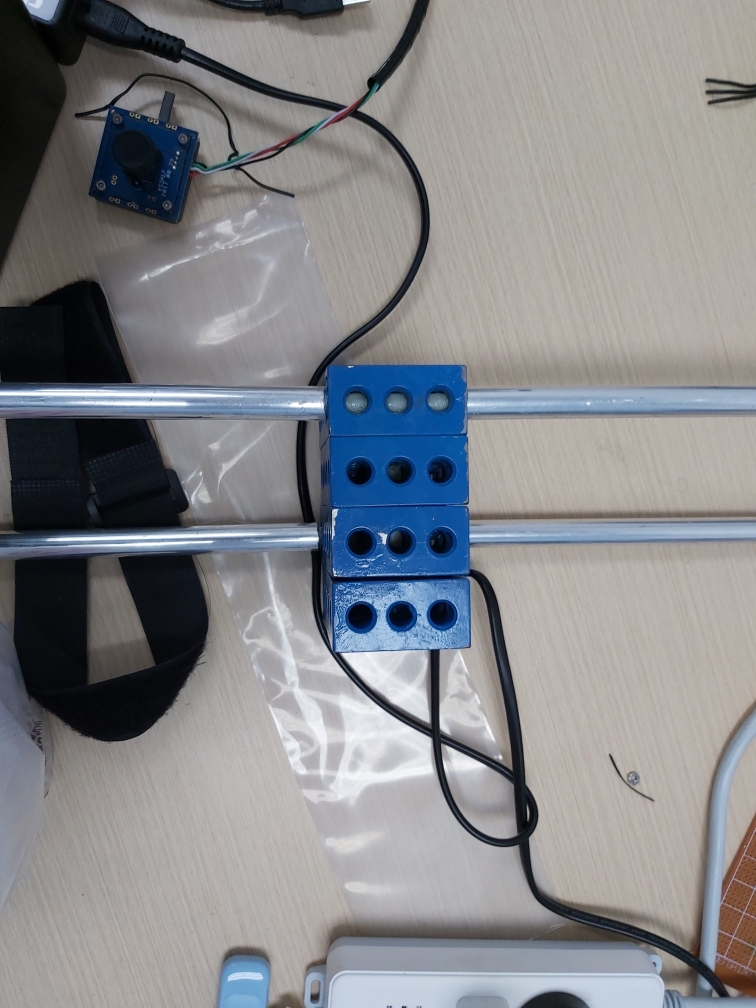
//> input picture resource/1.jpg, 3024 x 4032 px (shown at 1/4 size)
$ ./trackbar4 resource/1.jpg   (built with g++ and OpenCV 4)
//> lines starting //> are read from the running program, lines starting //| are printed output that depends on the picture; after the words box and inside, x2 and y2 are one past the last pixel; in counts of white or black regions, pixels touching at a corner belong together
#include <iostream>
#include <cstdlib>
#include <ctime>
#include <vector>
#include <opencv2/opencv.hpp>

using namespace std;
using namespace cv;
vector<int> kmeans(vector<double> bs, double v[], double mse[])
{
	int len = bs.size();
	vector<int> tags; tags.resize(len);
    int i1 = rand() % len;
    v[0] = bs[i1];
    bs[i1] = bs[len - 1];
    bs[len-1] = v[0];
    int i2 = rand() % len;
    v[1] = bs[i2];
    bs[i2] = bs[len-2];
    bs[len-2] = v[1];
    mse[0] = 0; mse[1] = 0;
    double lmse=0;
    int cnt[2], pk;
    double s[2];
    int loopcnt=0;
    do
    {
        lmse = mse[0] + mse[1];
        mse[0] = 0; mse[1] = 0;
        cnt[0] = 0; cnt[1] = 0;
        s[0] = 0; s[1] = 0;
        for (int i = 0; i < len; i++)
        {
            pk = (abs(bs[i] - v[0]) < abs(bs[i] - v[1]) ? 0 : 1);
            cnt[pk]++;
            mse[pk] += (bs[i] - v[pk]) * (bs[i] - v[pk]);
            s[pk] += bs[i];
			tags[i] = pk;
        }
		if (cnt[0] != 0)
		{
        	mse[0] /= cnt[0];
        	v[0] = s[0] / cnt[0];
		}
		if (cnt[1] != 0)
		{
			mse[1] /= cnt[1];
			v[1] = s[1] / cnt[1];
		}
        loopcnt++;
    } while (loopcnt <= 1000 && mse[0] + mse[1] - lmse > 1e-6);
	return tags;
}
int r=94, g=127, b=139, rm = 255, gm = 255, bm = 255;
Mat res, img, img_res;
Mat kernel = getStructuringElement(MORPH_RECT, Size(3, 3));
Mat kernel2 = getStructuringElement(MORPH_RECT, Size(7, 7));
Mat kernel3 = getStructuringElement(MORPH_RECT, Size(4, 16));
Mat kernel4 = getStructuringElement(MORPH_RECT, Size(2, 8));
static void on_trackbar(int, void*)
{
	inRange(img, Scalar(b, g, r), Scalar(bm, gm, rm), res);
	morphologyEx(res, res, MORPH_OPEN, kernel);
	morphologyEx(res, res, MORPH_CLOSE, kernel2);
	img.copyTo(img_res, res);
	imshow("Mask", res);
}
int main(int argc, char** argv)
{
	// init
	srand(time(0));
	img = imread(argv[1]);
//> img is the input picture: 4032 rows x 3024 cols, CV_8UC3; mean B, G, R 137.7, 134.5, 133.1
	resize(img, img, Size(800, 600));
//> img: 600 rows x 800 cols, CV_8UC3
	imshow("Image", img);
	createTrackbar("R", "Image", &r, 255, on_trackbar);
	createTrackbar("G", "Image", &g, 255, on_trackbar);
	createTrackbar("B", "Image", &b, 255, on_trackbar);
	createTrackbar("RM", "Image", &rm, 255, on_trackbar);
	createTrackbar("GM", "Image", &gm, 255, on_trackbar);
	createTrackbar("BM", "Image", &bm, 255, on_trackbar);

	// op
	inRange(img, Scalar(b, g, r), Scalar(bm, gm, rm), res);
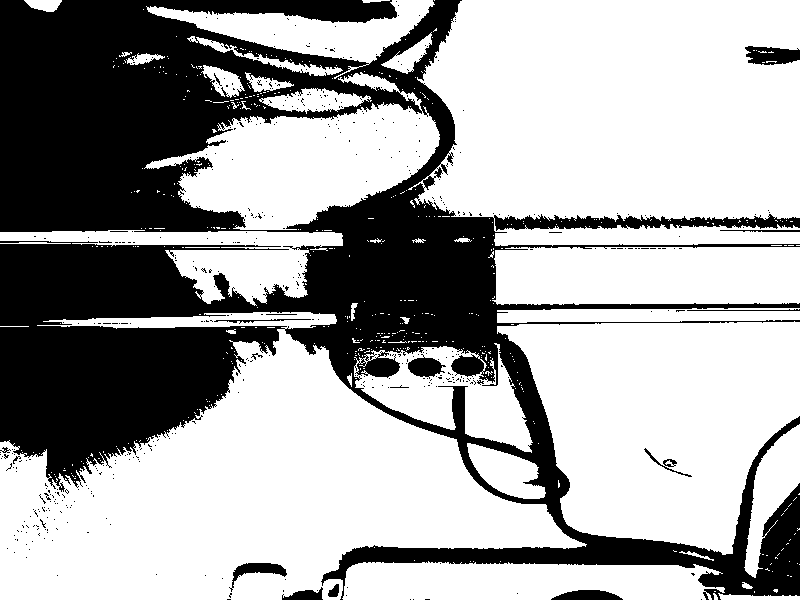
//> res: 600 rows x 800 cols, CV_8UC1; 65.2% white; 481 black regions (464 under 20 px), largest, box (x1, y1, x2, y2) and area: (0, 0, 800, 600) 162517, (745, 46, 800, 65) 760, (408, 354, 446, 379) 537
	morphologyEx(res, res, MORPH_OPEN, kernel);
//> kernel = [[1, 1, 1], [1, 1, 1], [1, 1, 1]]
	morphologyEx(res, res, MORPH_CLOSE, kernel2);
//> res: 600 rows x 800 cols, CV_8UC1; 66% white; 18 black regions, largest, box (x1, y1, x2, y2) and area: (0, 0, 800, 596) 156733, (689, 217, 800, 232) 1002, (447, 386, 471, 460) 896
	imshow("Mask", res);
	waitKey(0);
//> in on_trackbar, `img.copyTo(img_res, res);`:
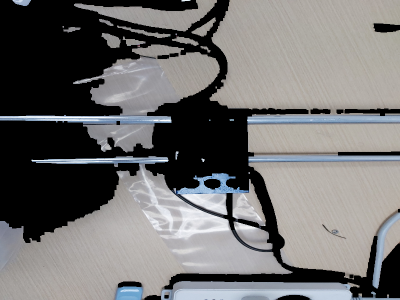
//> img_res: 600 rows x 800 cols, CV_8UC3 (shown at 1/2 size); mean B, G, R 111, 111.2, 112.2
	Mat res2;
	erode(res, res2, kernel3);
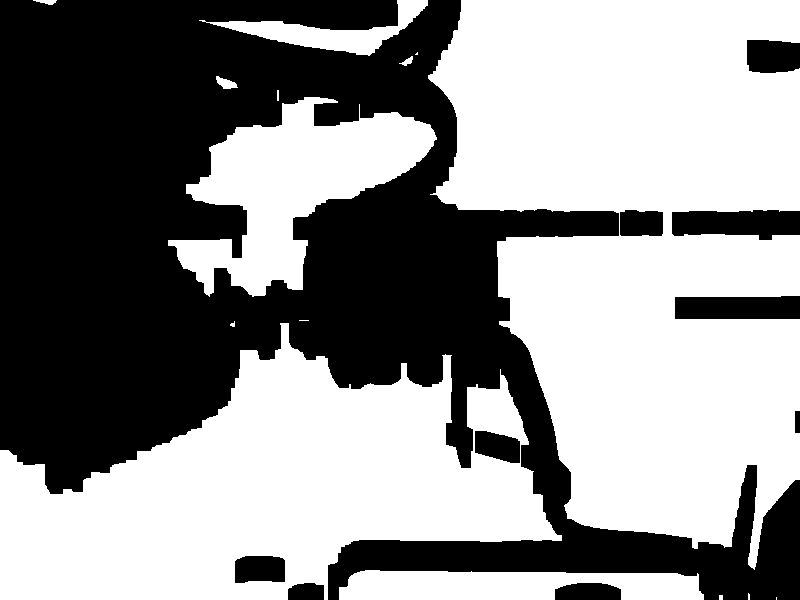
//> res2: 600 rows x 800 cols, CV_8UC1; 56% white; 10 black regions, largest, box (x1, y1, x2, y2) and area: (0, 0, 800, 600) 198828, (672, 210, 800, 240) 3098, (675, 296, 800, 319) 2769
//> kernel3 = 16 rows, first 6: [1, 1, 1, 1], [1, 1, 1, 1], [1, 1, 1, 1], [1, 1, 1, 1], [1, 1, 1, 1], [1, 1, 1, 1]
	imshow("Erode", res2);
	dilate(res2, res2, kernel3);
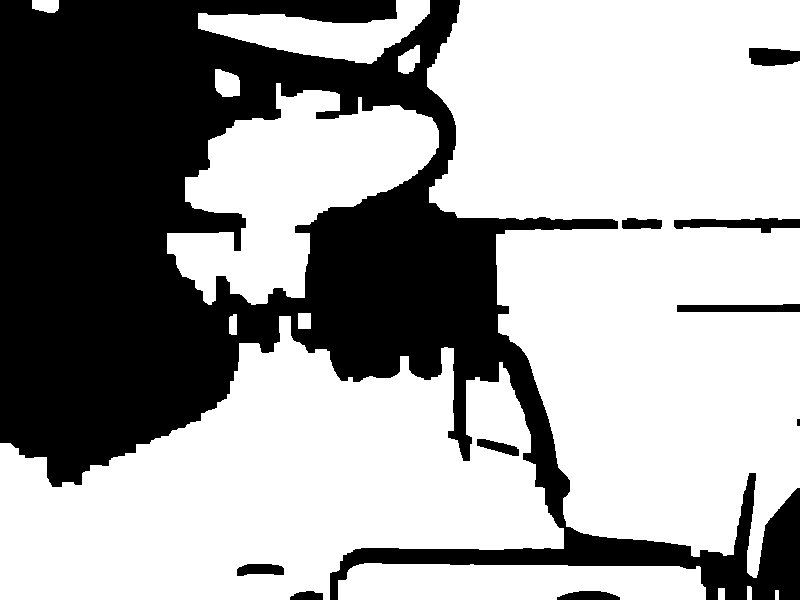
//> res2: 600 rows x 800 cols, CV_8UC1; 63.6% white; 10 black regions, largest, box (x1, y1, x2, y2) and area: (0, 0, 800, 600) 170110, (674, 218, 800, 233) 1121, (677, 304, 800, 312) 878
	Mat minus = res - res2;
//> minus: 600 rows x 800 cols, CV_8UC1; 2.9% white; 234 white regions (163 under 20 px), largest, box (x1, y1, x2, y2) and area: (63, 312, 337, 333) 2502, (0, 218, 246, 253) 1988, (234, 51, 341, 76) 683
	morphologyEx(minus, minus, MORPH_OPEN, kernel2);
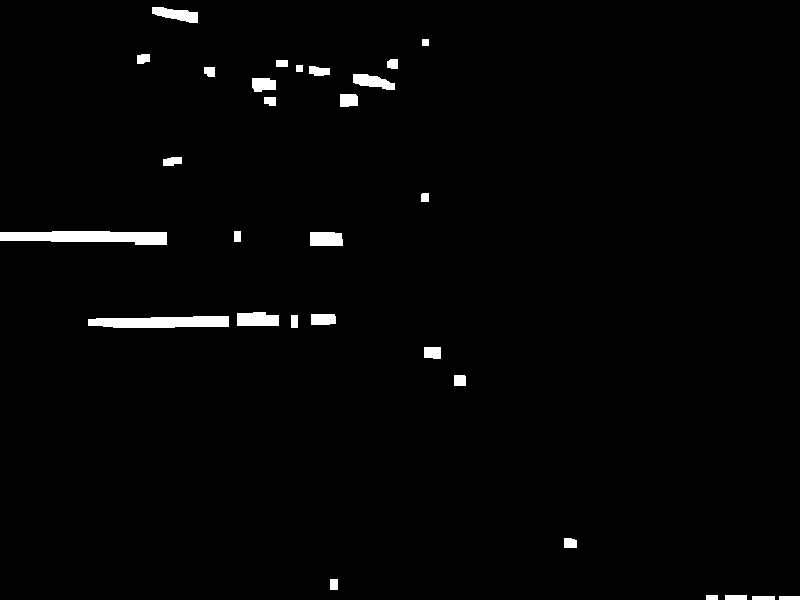
//> minus: 600 rows x 800 cols, CV_8UC1; 1.6% white; 29 white regions, largest, box (x1, y1, x2, y2) and area: (0, 231, 167, 245) 1773, (88, 316, 229, 328) 1422, (237, 312, 279, 326) 533
	imshow("Minus", minus);
	vector<Vec4i> lines;
	HoughLinesP(minus, lines, 2, CV_PI/180, 80, 100);
//> lines = 12 lines (x1, y1, x2, y2), first 8: [51, 241, 166, 241], [88, 319, 228, 319], [88, 323, 228, 323], [0, 235, 166, 235], [0, 232, 166, 232], [0, 240, 166, 237], [93, 325, 206, 324], [125, 320, 228, 321]

	// calculate
	cout << "Line Count: " << lines.size() << endl;
//| Line Count: 12
	Mat img_oline = img.clone();
	double k1=0, b1=0, k2=0, b2=0;
	int c1=0, c2=0;
	vector<double> ks, bs;
	for (auto vec: lines)
	{
		line(img_oline, Point(vec[0], vec[1]), Point(vec[2], vec[3]), Scalar(0, 0, 255), 2, 8);
		double k = (double(vec[3]) - vec[1]) / (vec[2] - vec[0]);
		double b = vec[1] - k * vec[0];
		cout << k << ' ' << b << endl;
		ks.push_back(k);
		bs.push_back(b);
	}
//> this loop made 12 passes
//> (vec, k, b) on passes 1 to 8: ([51, 241, 166, 241], 0, 241), ([88, 319, 228, 319], 0, 319), ([88, 323, 228, 323], 0, 323), ([0, 235, 166, 235], 0, 235), ([0, 232, 166, 232], 0, 232), ([0, 240, 166, 237], -0.0181, 240), ([93, 325, 206, 324], -0.00885, 325.8), ([125, 320, 228, 321], 0.00971, 318.8)
//> (printed output is left out)
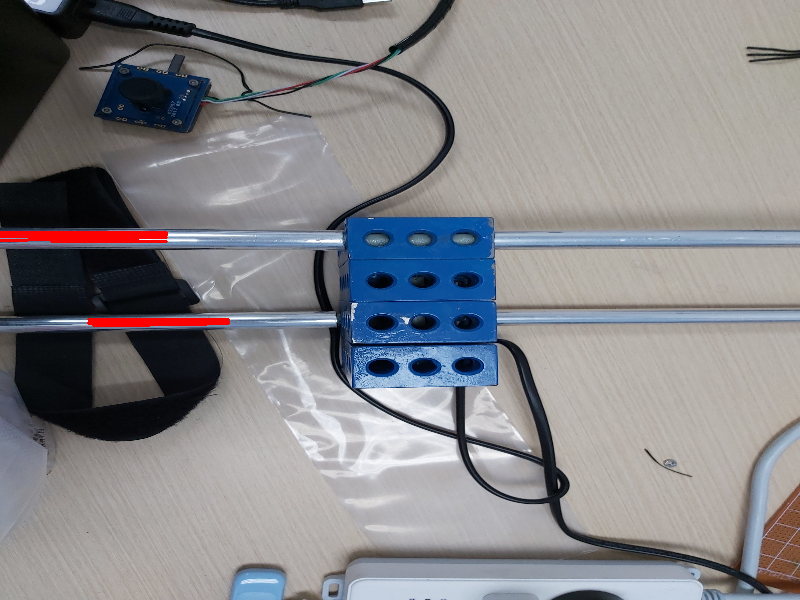
//> img_oline: 600 rows x 800 cols, CV_8UC3; mean B, G, R 136.3, 133.2, 133.5
	imshow("Origin Lines", img_oline);
	double v[2], mse[2];
	vector<int> tags = kmeans(bs, v, mse);
//> in kmeans, `int len = bs.size();`: len = 12
//> in kmeans, `tags.resize(len)`: tags = [0, 0, 0, 0, 0, 0, 0, 0, 0, 0, 0, 0]
//> in kmeans, `bs[i1] = bs[len - 1];`: bs = [241, 319, 323, 235, 232, 240, 233, 318.8, 234, 236, 322, 233]
//> in kmeans, `bs[len-1] = v[0];`: bs = [241, 319, 323, 235, 232, 240, 233, 318.8, 234, 236, 322, 325.8]
//> in kmeans, `bs[i2] = bs[len-2];`: bs = [241, 319, 323, 235, 232, 240, 322, 318.8, 234, 236, 322, 325.8]
//> in kmeans, `bs[len-2] = v[1];`: bs = [241, 319, 323, 235, 232, 240, 322, 318.8, 234, 236, 233, 325.8]
//> the loop in kmeans, `do` made 2 passes
//> (lmse, pk) on passes 1 to 2: (0, 0), (42.02, 0)
//> after the loop in kmeans, `do`: cnt = [5, 7]; s = [1608.6, 1651]; pk = 0; tags = [1, 0, 0, 1, 1, 1, 0, 0, 1, 1, 1, 0]; loopcnt = 2
//> v = [321.7, 235.9]; mse = [6.91, 10.12]; tags = [1, 0, 0, 1, 1, 1, 0, 0, 1, 1, 1, 0]
	b1 = v[0]; b2= v[1];
//> after `b1 = v[0]`: b1 = 321.7
//> after `b2 = v[1]`: b2 = 235.9
	cout << "V: " << v[0] << ' ' << v[1] << endl;
//| V: 321.722 235.857
	for (int i = 0; i < bs.size(); i++)
	{
		if (tags[i] == 0) {k1 += ks[i];c1++;}
		else { k2 += ks[i]; c2++; }
	}
//> this loop made 12 passes
//> k2 on passes 1, 4, 5, 6, 9, 10, 11: 0, 0, 0, -0.0181, -0.0181, -0.00827, -0.00827
//> after the loop, k1 = 0.000859; c1 = 5; k2 = -0.00827; c2 = 7
	k1 /= c1; k2 /= c2;
//> after `k1 /= c1`: k1 = 0.000172
//> after `k2 /= c2`: k2 = -0.00118
	cout << "k1 " << k1 << " b1 " << b1 << endl
		<< "k2 " << k2 << " b2 " << b2 << endl;
//| k1 0.000171836 b1 321.722
//| k2 -0.0011812 b2 235.857

	// show result
	int xm = img.cols;
	line(img, Point(0, int(b1)), Point(xm, int(k1 * xm + b1)), Scalar(0, 0, 255), 2, 8);
	line(img, Point(0, int(b2)), Point(xm, int(k2 * xm + b2)), Scalar(0, 0, 255), 2, 8);
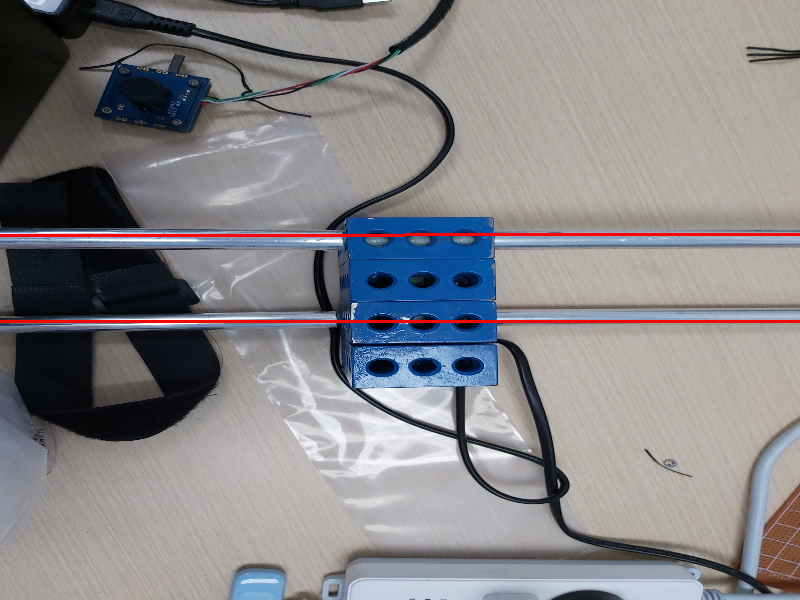
//> img: 600 rows x 800 cols, CV_8UC3; mean B, G, R 135.9, 132.9, 134.3
	imshow("Lines", img);
	waitKey(0);
	return 0;
}

$ run again, on resource/4.jpg
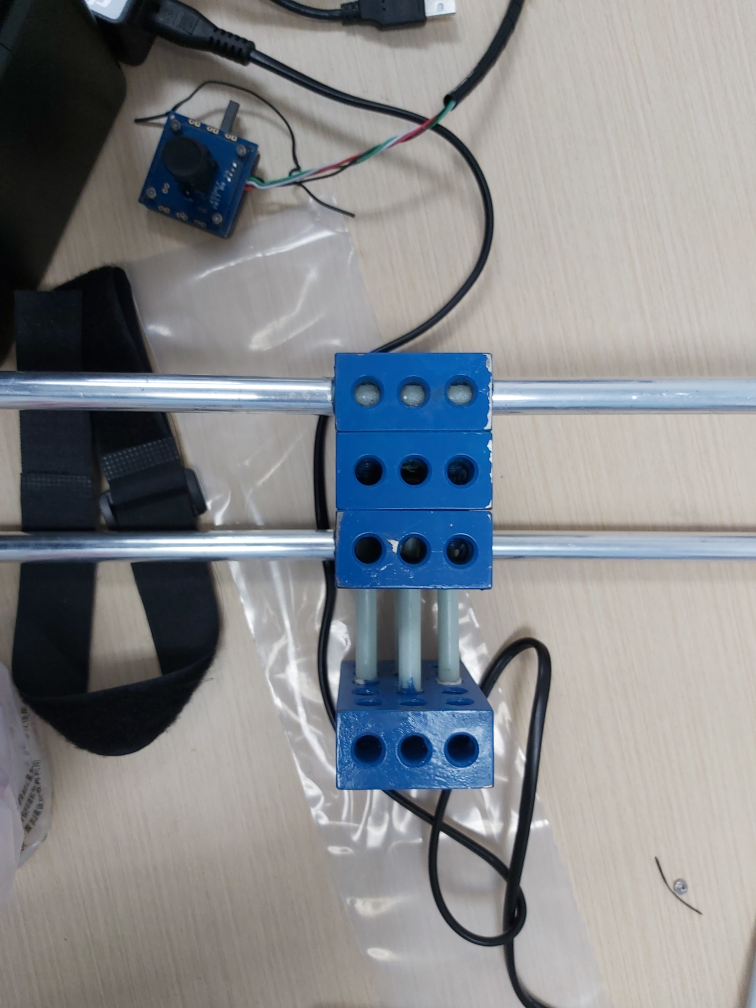
//> input picture resource/4.jpg, 3024 x 4032 px (shown at 1/4 size)
//> img is the input picture: 4032 rows x 3024 cols, CV_8UC3; mean B, G, R 138.7, 135.8, 133
//> `inRange(img, Scalar(b, g, r), Scalar(bm, gm, rm), res);`:
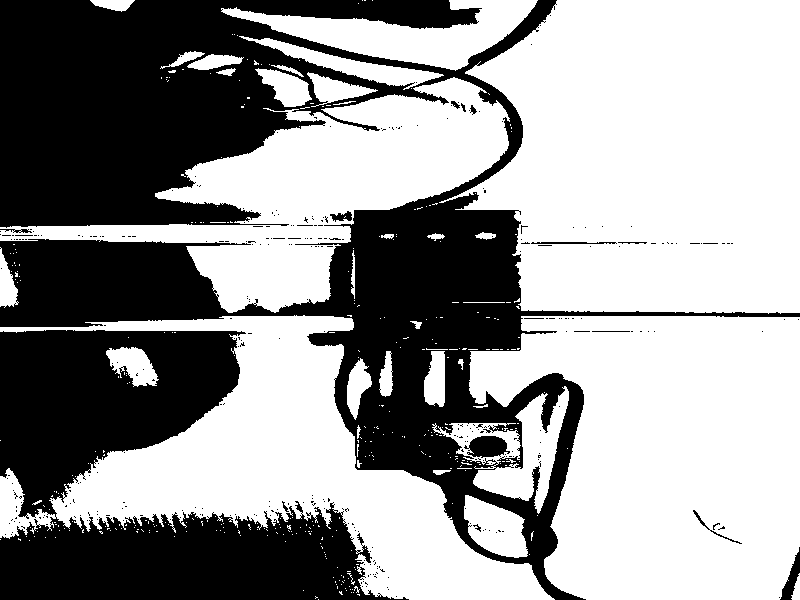
//> res: 600 rows x 800 cols, CV_8UC1; 59.8% white; 333 black regions (317 under 20 px), largest, box (x1, y1, x2, y2) and area: (0, 0, 800, 600) 133736, (0, 330, 409, 600) 56782, (464, 436, 510, 458) 698
//> kernel = [[1, 1, 1], [1, 1, 1], [1, 1, 1]]
//> kernel3 = 16 rows, first 6: [1, 1, 1, 1], [1, 1, 1, 1], [1, 1, 1, 1], [1, 1, 1, 1], [1, 1, 1, 1], [1, 1, 1, 1]
//> lines = 7 lines (x1, y1, x2, y2): [102, 327, 225, 327], [102, 324, 225, 324], [102, 322, 225, 320], [105, 330, 225, 328], [102, 326, 225, 326], [102, 323, 225, 323], [102, 329, 214, 330]
//| Line Count: 7
//> the loop `for (auto vec: lines)` made 7 passes
//> (vec, k, b) on passes 1 to 7: ([102, 327, 225, 327], 0, 327), ([102, 324, 225, 324], 0, 324), ([102, 322, 225, 320], -0.0163, 323.7), ([105, 330, 225, 328], -0.0167, 331.8), ([102, 326, 225, 326], 0, 326), ([102, 323, 225, 323], 0, 323), ([102, 329, 214, 330], 0.00893, 328.1)
//> (printed output is left out)
//> len = 7
//> in kmeans, `tags.resize(len)`: tags = [0, 0, 0, 0, 0, 0, 0]
//> in kmeans, `bs[i1] = bs[len - 1];`: bs = [328.1, 324, 323.7, 331.8, 326, 323, 328.1]
//> in kmeans, `bs[len-1] = v[0];`: bs = [328.1, 324, 323.7, 331.8, 326, 323, 327]
//> in kmeans, `bs[i2] = bs[len-2];`: bs = [323, 324, 323.7, 331.8, 326, 323, 327]
//> in kmeans, `bs[len-2] = v[1];`: bs = [323, 324, 323.7, 331.8, 326, 328.1, 327]
//> the loop in kmeans, `do` made 2 passes
//> (lmse, pk) on passes 1 to 2: (0, 0), (14.13, 0)
//> after the loop in kmeans, `do`: cnt = [5, 2]; s = [1623.7, 659.8]; pk = 0; tags = [0, 0, 0, 1, 0, 1, 0]; loopcnt = 2
//> `vector<int> tags = kmeans(bs, v, mse);`: v = [324.7, 329.9]; mse = [2.29, 3.35]; tags = [0, 0, 0, 1, 0, 1, 0]
//> b1 = 324.7
//> b2 = 329.9
//| V: 324.732 329.92
//> the loop `for (int i = 0; i < bs.size(); i++)` made 7 passes
//> (k2, c2) on passes 4, 6: (-0.0167, 1), (-0.0167, 2)
//> after the loop `for (int i = 0; i < bs.size(); i++)`: k1 = -0.00733; c1 = 5; k2 = -0.0167; c2 = 2
//> `k1 /= c1`: k1 = -0.00147
//> `k2 /= c2`: k2 = -0.00833
//| k1 -0.00146632 b1 324.732
//| k2 -0.00833333 b2 329.92
//> `line(img, Point(0, int(b2)), Point(xm, int(k2 * xm + b2)), Scalar(0, 0..`:
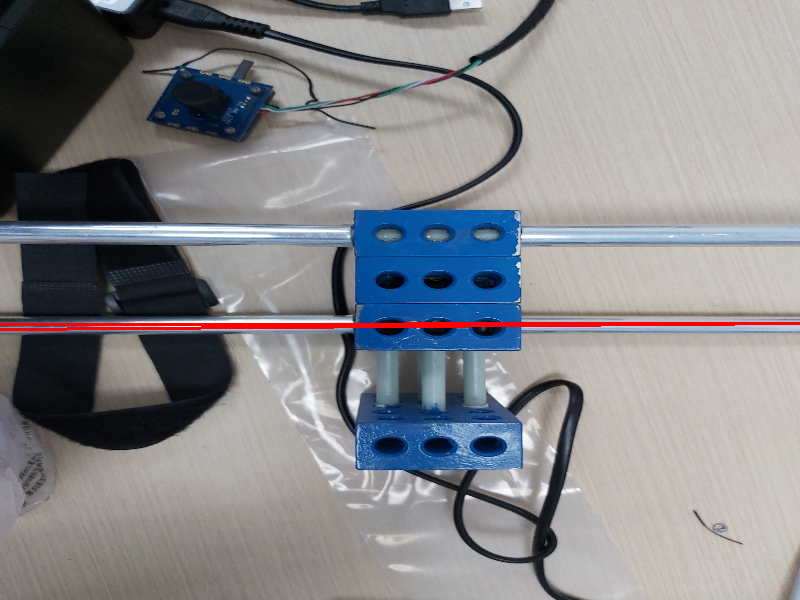
//> img: 600 rows x 800 cols, CV_8UC3; mean B, G, R 137.1, 134.3, 133.9
